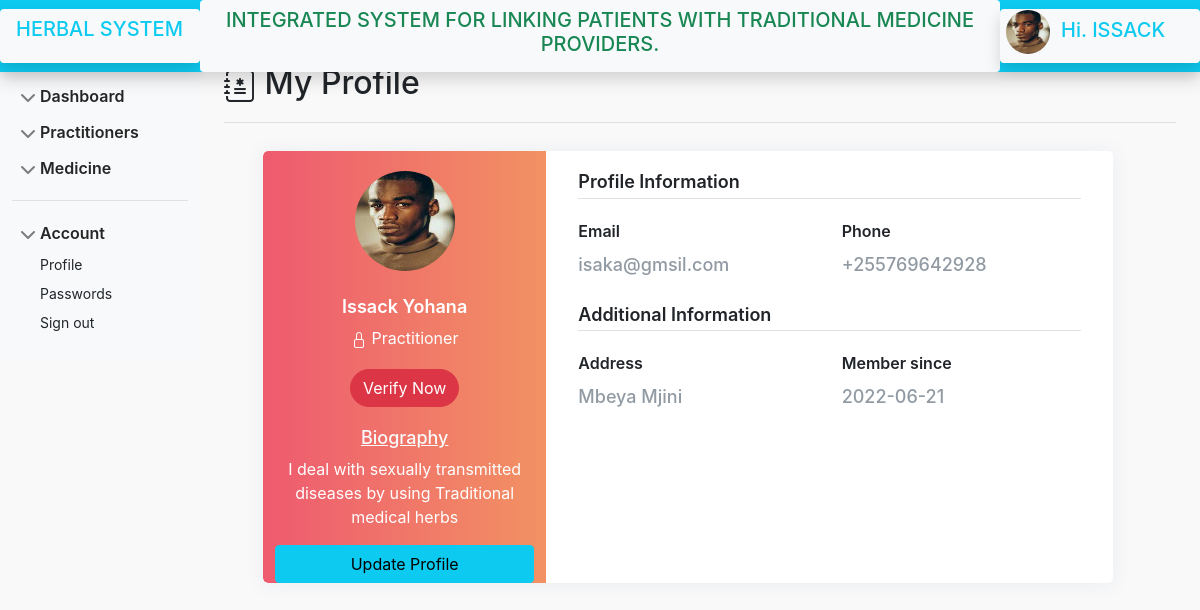
The app's page /practitioners/profile.php (signed in) with its own data.
### tables this page shows
CREATE TABLE `practitioner` (
  `id` int(50) NOT NULL AUTO_INCREMENT,
  `fname` varchar(255) NOT NULL,
  `lname` varchar(255) NOT NULL,
  `phone` int(255) NOT NULL,
  `email` varchar(255) NOT NULL,
  `office_name` varchar(255) NOT NULL,
  `address` varchar(255) NOT NULL,
  `username` varchar(255) NOT NULL,
  `password` varchar(50) NOT NULL,
  `profile` varchar(255) NOT NULL,
  `professionality` varchar(255) NOT NULL,
  `bio` varchar(1000) NOT NULL,
  `nida` varchar(25) NOT NULL,
  `businesslicense` varchar(100) NOT NULL,
  `facebook` varchar(250) NOT NULL,
  `twitter` varchar(250) NOT NULL,
  `joined_on` date NOT NULL DEFAULT current_timestamp(),
  `is_new` int(11) NOT NULL DEFAULT 0,
  `role` varchar(50) NOT NULL DEFAULT 'user',
  `license` varchar(255) NOT NULL,
  `verified` int(11) NOT NULL DEFAULT 0,
  PRIMARY KEY (`id`)
);

### practitioners/profile.php (the view, shortened to what this page needs)
<?php  include "../includes/database.php";?>
<?php session_start();
if(isset($_SESSION['user'])){
    $user = $_SESSION['user'];
}else{
    header('Location:../login.php?msg=session has ended ! Please re-login');
}
?>
<?php
    $verification = '';
    $sql = "SELECT * FROM `practitioner` WHERE `username`= '$user'";
    $query = mysqli_query($conn,$sql);
    $row = mysqli_fetch_assoc($query);
    if($row){
        $fname = $row['fname'];
        $lname = $row['lname'];
        $image = $row['profile'];
        $phone = $row['phone'];
        $email = $row['email'];
        $verified =  $row['verified'];
        $bio = $row['bio'];
        $address = $row['address'] ;
        $joined = $row['joined_on'];
    }
?>
<!doctype html>
<html lang="en">
<head>
    <link href="../css/bootstrap.css" rel="stylesheet">
    <link rel="stylesheet" href="profile.css">
    <link rel="stylesheet" href="https://cdn.jsdelivr.net/npm/bootstrap-icons@1.8.2/font/bootstrap-icons.css">
    <link href="https://cdnjs.cloudflare.com/ajax/libs/font-awesome/5.13.0/css/all.min.css" rel="stylesheet">
    <link rel="stylesheet" href="sidebar.css">
</head>
<body>
    <?php include '../includes/header.php';?>
    <div class="container-fluid ">
        <div class="row pt-4 ">
            <?php include '../includes/practnav.php';?>
            <main class="col-md-9 ms-sm-auto col-lg-10 px-md-4 pt-4">
                <div
                    class="d-flex justify-content-between flex-wrap flex-md-nowrap align-items-center pt-3 pb-2 mb-3 border-bottom">
                    <h2><i class="bi bi-journal-medical"></i> My Profile</h2>
                </div>
                <div class="container p-0" id="page-content">
                    <div class="row container p-2 d-flex justify-content-center">
                        <div class="col-lg-11 col-md-12 p-1">
                            <div class="card user-card-full">
                                <div class="row m-l-0 m-r-0">
                                    <div class="col-sm-4 bg-c-lite-green user-profile">
                                        <div class="card-block text-center text-white">
                                            <div class="m-b-25">
                                                <img src="../upload/<?php echo $image; ?>" data-toggle="modal"
                                                    data-target="#updatepic" class=" img-radius rounded-circle"
                                                    alt="User-Profile-Image" height="100px" width="100px">
                                            </div>
                                            <h6 class="f-w-600">
                                                <?php echo $fname;echo ' ';echo $lname; ?></h6>
                                            <p><i class="bi bi-lock"></i> <?php echo $verification ?>Practitioner
                                            </p>
                                            <?php
                                            if($verified == 0){
                                                echo '<button type="button" style="border-radius:40px;" class="btn btn-danger"
                                                 data-toggle="modal" data-target="#modelId">
                                                Verify Now
                                            </button>'  ;
                                            }elseif($verified == 1){
                                                echo '<button type="button" style="border-radius:40px;" class="btn btn-success"
                                                data-toggle="modal" >
                                               Verified
                                           </button>';
                                            }elseif($verified == 2){
                                                echo '<button type="button" style="border-radius:40px;" class="btn btn-primary"
                                                data-toggle="modal" >
                                               Verification Pending
                                           </button>';
                                            }else{
                                                echo '';
                                            }
                                            ?>
                                        </div>
                                        <div class="text-white text-center">
                                            <h6 for="bio" class="text-center text-light"><u>Biography</u> </h6>
                                            <p class="text-center justify-content-center"><?php echo $bio ?></p>
                                        </div>
                                        <button type="button" class="btn btn-info w-100 mb-0" data-toggle="modal"
                                            data-target="#updatemodel">
                                            Update Profile
                                        </button>
                                    </div>
                                    <div class="col-sm-8">
                                        <div class="card-block">
                                            <h6 class="m-b-20 p-b-5 b-b-default f-w-600">Profile Information
                                            </h6>
                                            <div class="row">
                                                <div class="col-sm-6">
                                                    <p class="m-b-10 f-w-600">Email</p>
                                                    <h6 class="text-muted f-w-400"><?php echo $email; ?></h6>
                                                </div>
                                                <div class="col-sm-6">
                                                    <p class="m-b-10 f-w-600">Phone</p>
                                                    <h6 class="text-muted f-w-400">+255<?php echo $phone; ?></h6>
                                                </div>
                                            </div>
                                            <h6 class="m-b-20 m-t-40 p-b-5 b-b-default f-w-600">Additional Information
                                            </h6>
                                            <div class="row">
                                                <div class="col-sm-6">
                                                    <p class="m-b-10 f-w-600">Address</p>
                                                    <h6 class="text-muted f-w-400"><?php echo $address ;?></h6>
                                                </div>
                                                <div class="col-sm-6">
                                                    <p class="m-b-10 f-w-600">Member since</p>
                                                    <h6 class="text-muted f-w-400"><?php echo $joined; ?></h6>
                                                </div>
                                            </div>
                                            <br><br><b></b>
                                        </div>
                                    </div>
                                </div>
                            </div>
                        </div>
                    </div>
                </div>
            </main>
        </div>
    </div>
</body>
</html>

### includes/header.php (shortened to what this page needs)
<header class="navbar fixed-top bg-info flex-md-nowrap p-0 shadow">
        <a class="navbar-brand col-md-3 col-lg-2 me-0 px-3 py-2 bg-light text-info shadow rounded" href="#">
            <h5 style="height: 38px;margin: 0;">HERBAL SYSTEM</h5>
        </a>
        <div class="p-2 text-center d-none d-md-block text-success rounded bg-light">
            <span behavior="" direction="">
            <h5>INTEGRATED SYSTEM FOR LINKING PATIENTS WITH TRADITIONAL MEDICINE PROVIDERS.</h5>
</span>
        </div>
        <?php
            include 'database.php';
            $user = $_SESSION['user'];
            $img_sql = "SELECT `profile` FROM `practitioner` WHERE `username`='$user'";
            $img_query = mysqli_query($conn,$img_sql);
            $img_data = mysqli_fetch_assoc($img_query);
            $img = $img_data['profile'];
        ?>
        <div class="col-2 d-flex d-none d-sm-block bg-light text-info shadow rounded" style="padding: 1px;">
            <h5> &nbsp;<img src="../upload/<?php echo $img;?>"
               height="44px" width="44px" class="rounded-circle" alt="">&nbsp;&nbsp;Hi.
                <?php echo strtoupper($user);?>
            </h5>
        </div>
    </header>

### practitioners/profile.css (style rules this page uses)
body { font-family: -apple-system, BlinkMacSystemFont, 'Segoe UI', Roboto, Oxygen, Ubuntu, Cantarell, 'Open Sans', 'Helvetica Neue', sans-serif; background-color: #f9f9fa }
.user-card-full { overflow: hidden; }
.card { border-radius: 5px; -webkit-box-shadow: 0 1px 20px 0 rgba(69,90,100,0.08); box-shadow: 0 1px 20px 0 rgba(69,90,100,0.08); border: none; margin-bottom: 30px; }
.m-r-0 { margin-right: 0px; }
.m-l-0 { margin-left: 0px; }
.user-card-full .user-profile { border-radius: 5px 0 0 5px; }
.bg-c-lite-green { background: -webkit-gradient(linear, left top, right top, from(#f29263), to(#ee5a6f)); background: linear-gradient(to right, #ee5a6f, #f29263); }
.m-b-25 { margin-bottom: 25px; }
.img-radius { border-radius: 5px; }
h6 { font-size: 18px; }
.card .card-block p { line-height: 25px; }
.card-block { padding: 1.25rem; }
.b-b-default { border-bottom: 1px solid #e0e0e0; }
.m-b-20 { margin-bottom: 20px; }
.p-b-5 { padding-bottom: 5px !important; }
.m-b-10 { margin-bottom: 10px; }
.text-muted { color: #919aa3 !important; }
.f-w-600 { font-weight: 600; }
.m-t-40 { margin-top: 20px; }

### practitioners/sidebar.css (style rules this page uses)
body { font-family: -apple-system, BlinkMacSystemFont, 'Segoe UI', Roboto, Oxygen, Ubuntu, Cantarell, 'Open Sans', 'Helvetica Neue', sans-serif; min-height: 100vh; min-height: -webkit-fill-available; }
html { height: -webkit-fill-available; }
.bi { vertical-align: -.125em; pointer-events: none; fill: currentColor; }

### records on screen
practitioner: profile (picture), fname "Issack", lname "Yohana", bio "I deal with sexually transmitted diseases by using Traditional medical herbs", email "isaka@gmsil.com", phone "769642928", address "Mbeya Mjini", joined_on "2022-06-21"

### other values on screen
$user "ISSACK"
